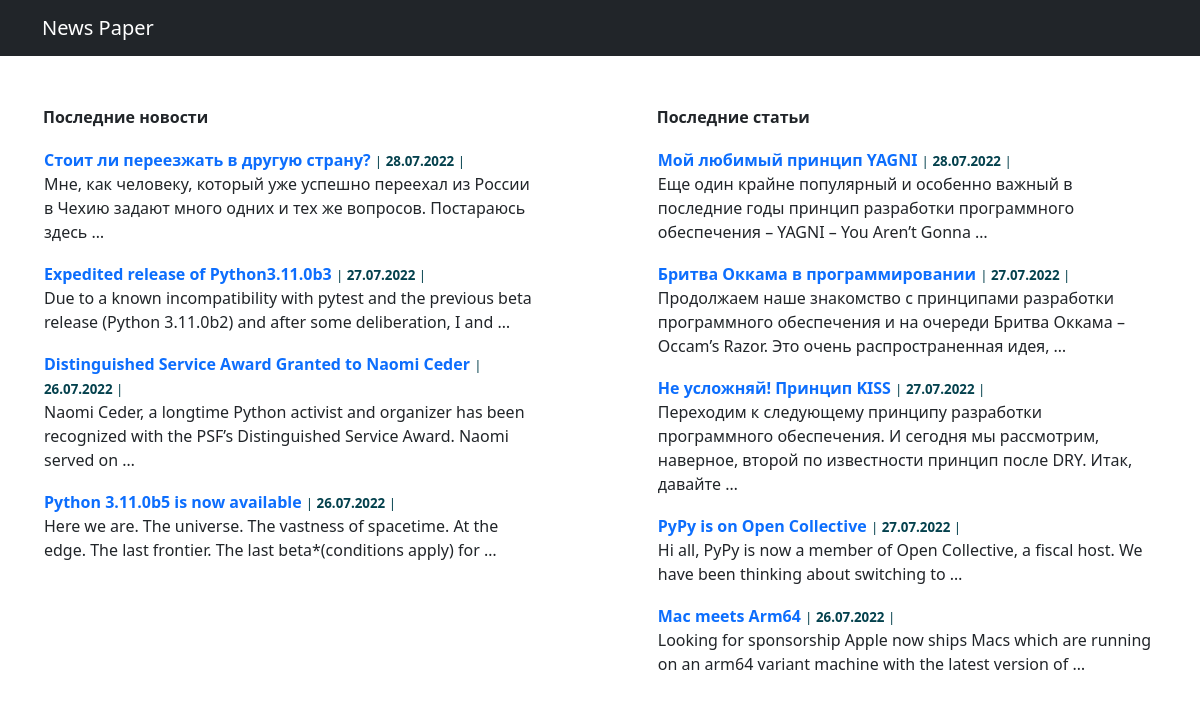
Before: /news/ with the older database file.
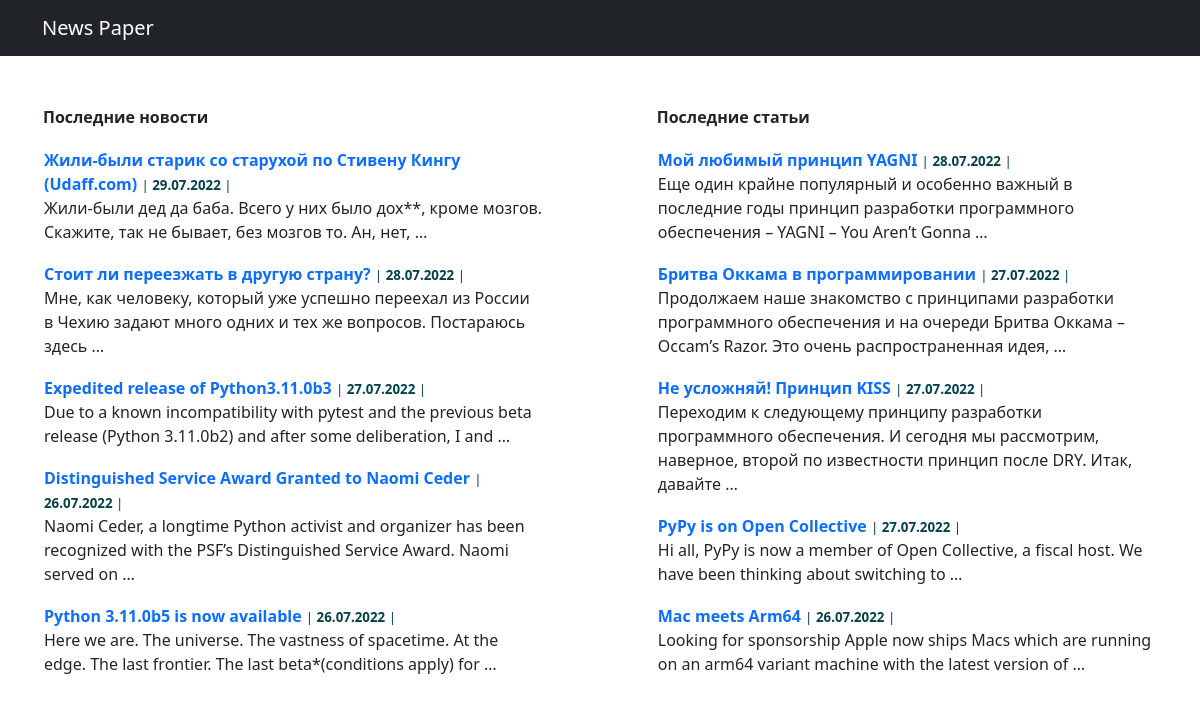
After: the same page with the newer database file.
### news/models.py (models this page shows, shortened)
class Post(models.Model):
    author_post = models.ForeignKey(
        Author,
        on_delete=models.CASCADE,
        verbose_name='Автор',
    )
    ARTICLE = 'ART'
    NEWS = 'NWS'
    CHOICE_CAT = [
        (ARTICLE, 'Статья'),
        (NEWS, 'Новость'),
    ]
    type_cat = models.CharField(
        max_length=3,
        choices=CHOICE_CAT,
        default=ARTICLE,
        verbose_name='Тип контента',
    )
    date_pub = models.DateTimeField(
        auto_now_add=True,
        verbose_name='Дата публикации',
    )
    post_cat = models.ManyToManyField(
        Category,
        through='PostCategory',
    )
    name = models.CharField(
        max_length=128,
        verbose_name='Название',
    )
    content = models.TextField(
        verbose_name='Контент',
    )
    content_rate = models.SmallIntegerField(
        default=0,
        verbose_name='Рейтинг',
    )
    class Meta:
        verbose_name = 'Пост'
        verbose_name_plural = 'Посты'

### news/views.py (the view)
# urls.py: path('', IndexView.as_view(), name='index'),
class IndexView(generic.ListView):
    model = Post
    ordering = '-date_pub'
    template_name = 'news.html'
    context_object_name = 'posts'

### news/templatetags/censor.py (called while the page is built)
@register.filter()
def censor(in_text):
    with open('static/json/bad_words.json', 'r') as censor_file:
        bad_text = json.load(censor_file)
    for word in in_text.split():
        if word.lower() in bad_text:
            in_text = in_text.replace(
                word,
                f'{word[0]}{"*" * (len(word) - 1)}'
            )
    return in_text

### templates/news.html (shortened to what this page needs)
{% extends 'default.html' %}
{% load censor %}
{% load news_tags %}
{% block content %}
<table xmlns="http://www.w3.org/1999/html">
    <tr>
        <th style="text-align: left; width: 45%"><p>Последние новости</p></th>
        <th style="width: 10%"></th>
        <th style="text-align: left; width: 45%"><p>Последние статьи</p></th>
    </tr>
    <tr>
        <td style="vertical-align: top">
            <table>
                {% for nw in posts %}
                    {% if nw.type_cat == 'NWS' %}
                        <tr>
                            <td style="text-align: left">
                                <p>
                                    <a href="{% url 'news:detail' nw.id %}"><b>{{ nw.name|censor }}</b></a>
                                    <span style="font-size: smaller; color: #04414d">
                                        | <b>{{ nw.date_pub|date:'d.m.Y' }}</b> |
                                    </span>
                                {{ nw.content|censor|truncatewords:20 }}</p>
                            </td>
                        </tr>
                    {% endif %}
                {% endfor %}
            </table>
        </td>
        <td style="padding-left: 25px; padding-right: 25px"></td>
        <td style="vertical-align: top">
            <table>
                {% for ar in posts %}
                    {% if ar.type_cat == 'ART' %}
                        <tr>
                            <td style="text-align: left">
                                <p>
                                    <a href="{% url 'news:detail' ar.id %}"><b>{{ ar.name|censor }}</b></a>
                                    <span style="font-size: smaller; color: #04414d">
                                        | <b>{{ ar.date_pub|date:'d.m.Y' }}</b> |
                                    </span>
                                {{ ar.content|censor|truncatewords:20 }}</p>
                            </td>
                        </tr>
                    {% endif %}
                {% endfor %}
            </table>
        </td>
    </tr>
</table>
{% endblock content %}

Changed rows visible on the page:
added Post: name|censor "Жили-были старик со старухой по Стивену Кингу (Udaff.com)", date_pub "29.07.2022", content|censor "Жили-были дед да баба. Всего у них было дох**, кроме мозгов. Скажите, так не бывает, без мозгов то. Ан, нет, …"
